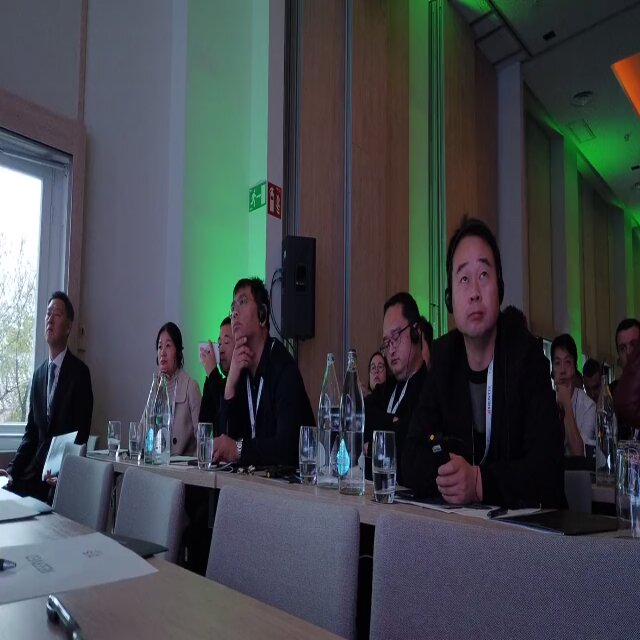
//> input picture Part_1_Output/frames/frame_00000.jpg, 640 x 640 px; its folder holds only this picture in this run
$ ./face_detection   (built with g++ and OpenCV 4)
//> lines starting //> are read from the running program, lines starting //| are printed output that depends on the picture
#include <opencv2/imgcodecs.hpp>
#include <opencv2/highgui.hpp>
#include <opencv2/imgproc.hpp>
#include <opencv2/objdetect.hpp>
#include <opencv2/core/utils/logger.hpp>
#include <filesystem>
#include <iostream>
#include <string>

using namespace cv;
using namespace std;
namespace fs = std::filesystem;

int main() {
    utils::logging::setLogLevel(utils::logging::LOG_LEVEL_SILENT);

    string inputFolder = "Part1_Output/frames";
    string outputFolder = "Part2_Output/";

    // Loading HaarCascade Classifier
    CascadeClassifier faceCascade;
    faceCascade.load("haarcascade_frontalface_default.xml");

    if (faceCascade.empty()) {
        cerr << "Error: Could not load Haar Cascade XML file." << endl;
        return -1;
    }

    // Iterating through JPEG files
    int frameIndex = 1;
    for (const auto& entry : fs::directory_iterator(inputFolder)) {
        if (entry.path().extension() == ".jpg") {

            Mat img = imread(entry.path().string());
//> img is the input picture: 640 rows x 640 cols, CV_8UC3; mean B, G, R 75.3, 71.3, 66.9
            if (img.empty()) {
                cerr << "Error: Could not load image: " << entry.path() << endl;
                continue;
            }

            // Detecting faces
            vector<Rect> faces;
            faceCascade.detectMultiScale(img, faces, 1.1, 10);
//> faces = 2 Rects (x, y, width, height): [430, 460, 37, 37], [444, 253, 61, 61]

            // Creating output folder for the faces from every frame
            string frameFolder = outputFolder + "frame_" + to_string(frameIndex);
            fs::create_directories(frameFolder);

            // Cropping and saving the detected faces
            int faceIndex = 1;
            for (const auto& face : faces) {
                Mat faceROI = img(face);
                string faceFile = frameFolder + "/face_" + to_string(faceIndex) + ".jpg";
                imwrite(faceFile, faceROI);
                faceIndex++;
            }
//> this loop made 2 passes
//> pass 1, `Mat faceROI = img(face);`:
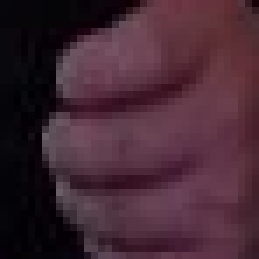
//> faceROI: 37 rows x 37 cols, CV_8UC3 (shown 7 times larger); mean B, G, R 51.4, 39.6, 67.8
//> pass 2, `Mat faceROI = img(face);`:
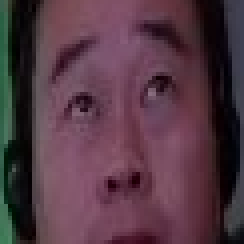
//> faceROI: 61 rows x 61 cols, CV_8UC3 (shown 4 times larger); mean B, G, R 67.6, 56.3, 83.4
//> after the loop, faceIndex = 3

            frameIndex++;
        }
    }

    cout << "Face detection and cropping completed!" << endl;
    return 0;
}

$ run again, on Part_1_Output/frames/frame_00012.jpg
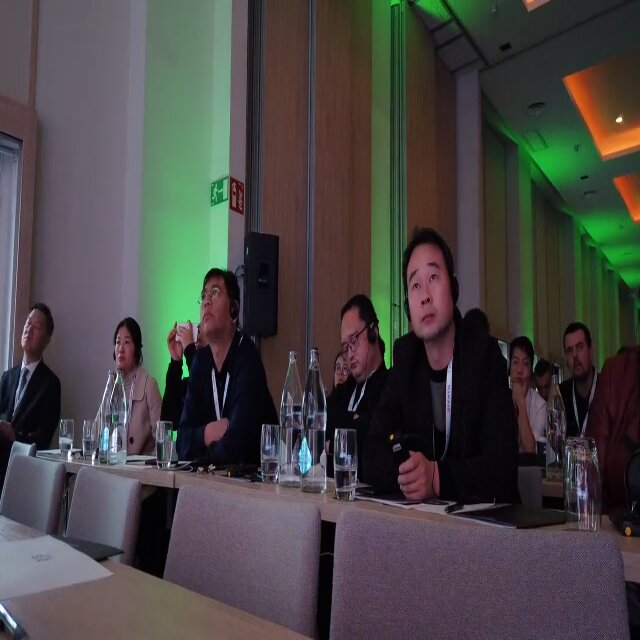
//> input picture Part_1_Output/frames/frame_00012.jpg, 640 x 640 px
//> img is the input picture: 640 rows x 640 cols, CV_8UC3; mean B, G, R 67.5, 68.9, 71.8
//> faces = 1 Rect (x, y, width, height): [396, 260, 58, 58]
//> the loop `for (const auto& face : faces)` made 1 pass
//> pass 1, `Mat faceROI = img(face);`:
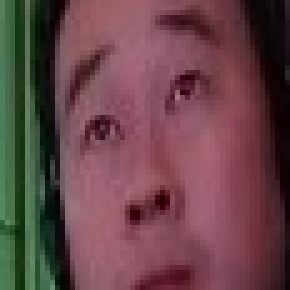
//> faceROI: 58 rows x 58 cols, CV_8UC3 (shown 5 times larger); mean B, G, R 72.9, 68.8, 103.5
//> after the loop `for (const auto& face : faces)`: faceIndex = 2

$ run again, on Part_1_Output/frames/frame_00017.jpg
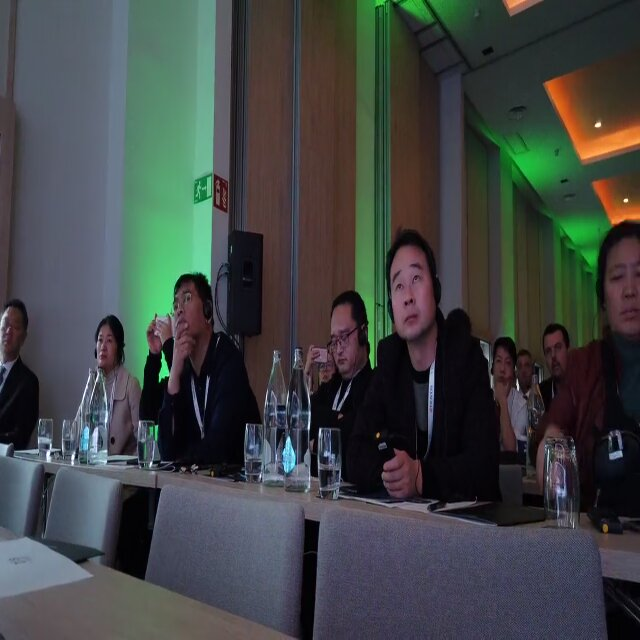
//> input picture Part_1_Output/frames/frame_00017.jpg, 640 x 640 px
//> img is the input picture: 640 rows x 640 cols, CV_8UC3; mean B, G, R 67.9, 68.9, 64.4
//> faces = 2 Rects (x, y, width, height): [376, 457, 36, 36], [379, 261, 58, 58]
//> the loop `for (const auto& face : faces)` made 2 passes
//> pass 1, `Mat faceROI = img(face);`:
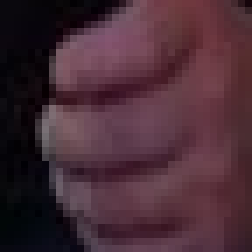
//> faceROI: 36 rows x 36 cols, CV_8UC3 (shown 7 times larger); mean B, G, R 54, 44, 72.2
//> pass 2, `Mat faceROI = img(face);`:
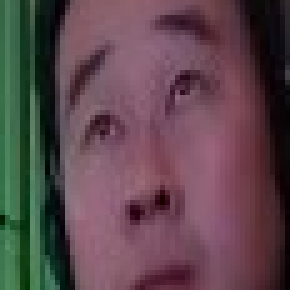
//> faceROI: 58 rows x 58 cols, CV_8UC3 (shown 5 times larger); mean B, G, R 77, 70.8, 92.8
//> after the loop `for (const auto& face : faces)`: faceIndex = 3

$ run again, on Part_1_Output/frames/frame_00003.jpg
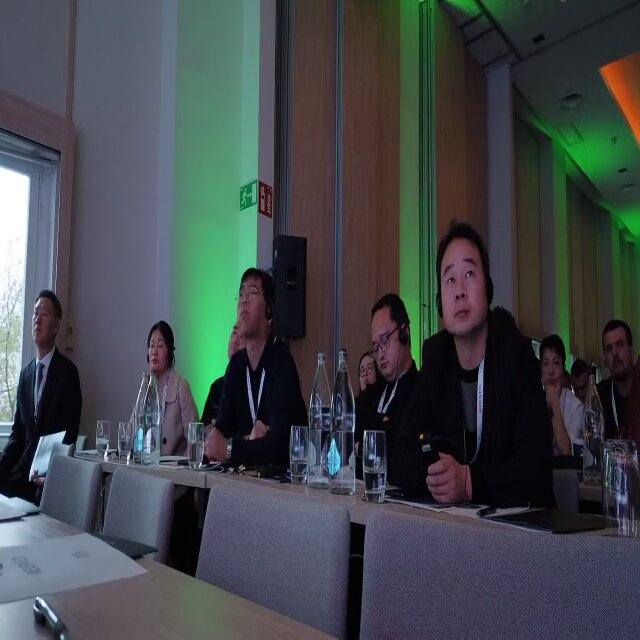
//> input picture Part_1_Output/frames/frame_00003.jpg, 640 x 640 px
//> img is the input picture: 640 rows x 640 cols, CV_8UC3; mean B, G, R 74.3, 71.6, 66
//> faces = 2 Rects (x, y, width, height): [537, 353, 28, 28], [431, 255, 58, 58]
//> the loop `for (const auto& face : faces)` made 2 passes
//> pass 1, `Mat faceROI = img(face);`:
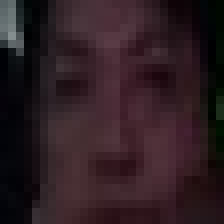
//> faceROI: 28 rows x 28 cols, CV_8UC3 (shown 8 times larger); mean B, G, R 34.3, 29.3, 45.6
//> pass 2, `Mat faceROI = img(face);`:
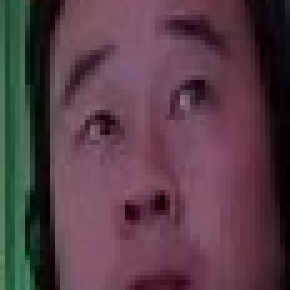
//> faceROI: 58 rows x 58 cols, CV_8UC3 (shown 5 times larger); mean B, G, R 71.6, 61.6, 87.7
//> after the loop `for (const auto& face : faces)`: faceIndex = 3
